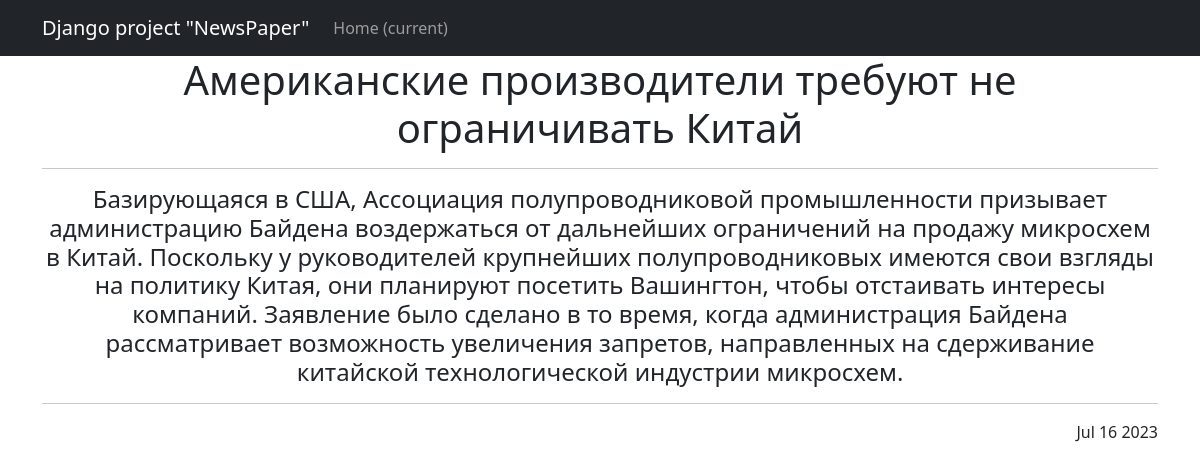
The page /news/2 on the database its author committed.
### news/models.py (models this page shows, shortened)
class Post(models.Model):
    ARTICLES = 'AT'
    NEWS = 'NW'
    post_type_list = [
        (ARTICLES, 'Статья'),
        (NEWS, 'Новость'),
    ]
    author = models.ForeignKey(Author, on_delete=models.CASCADE)
    post_type = models.CharField(max_length = 2, choices = post_type_list, default = NEWS)
    create_time = models.DateTimeField(auto_now_add = True)
    post_title = models.CharField(max_length=80)
    post_text = models.TextField(default='место для вашей рекламы')
    rating = models.IntegerField(default=0)
    categories = models.ManyToManyField(Category, through='PostCategory')

### news/views.py (the view)
# urls.py: path('<int:pk>', DetailNews.as_view()),
class DetailNews(DetailView):
    model = Post
    template_name = 'news_detail.html'
    context_object_name = 'news'

### news/templatetags/cancer_filter.py (called while the page is built)
@register.filter
def censor(value):
    bad_words = ['габарит', 'революция', 'факт', 'разгром', 'ретвит']
    for word in bad_words:
        if word.lower() in value.lower():
            pattern = r'(?i)(?<=\b\w)' + re.escape(word[1:])
            value = re.sub(pattern, '*' * (len(word) - 1), value)
    return value

### templates/news_detail.html (shortened to what this page needs)
{% extends 'flatpages/default.html' %}
{% load static %}
{% load cancer_filter %}
{% block content %}
<h1>{{ news.post_title|censor }}</h1>
<hr>
<h4>{{ news.post_text|censor }}</h4>
<hr>
<p align="right">{{ news.create_time|date:'M d Y' }}</p>
{% endblock content %}

### rows shown on the page
Post: post_title|censor "Американские производители требуют не ограничивать Китай", post_text|censor "Базирующаяся в США, Ассоциация полупроводниковой промышленности призывает администрацию Байдена воздержаться от дальнейших ограничений на продажу микросхем в Китай. Поскольку у руководителей крупнейших полупроводниковых имеются свои взгляды на политику Китая, они планируют посетить Вашингтон, чтобы отстаивать интересы компаний. Заявление было сделано в то время, когда администрация Байдена рассматривает возможность увеличения запретов, направленных на сдерживание китайской технологической индустрии микросхем.", create_time "Jul 16 2023"
